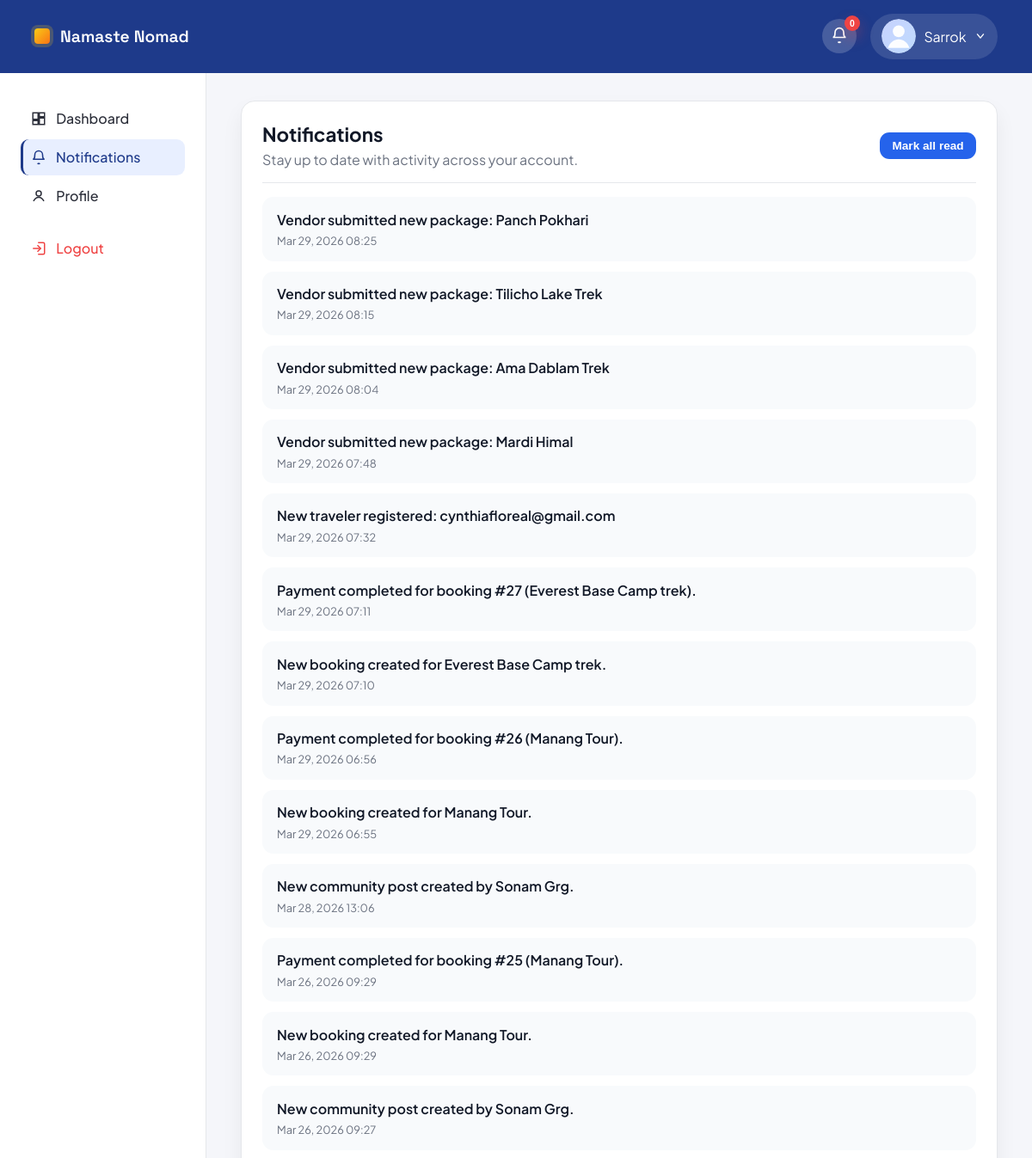
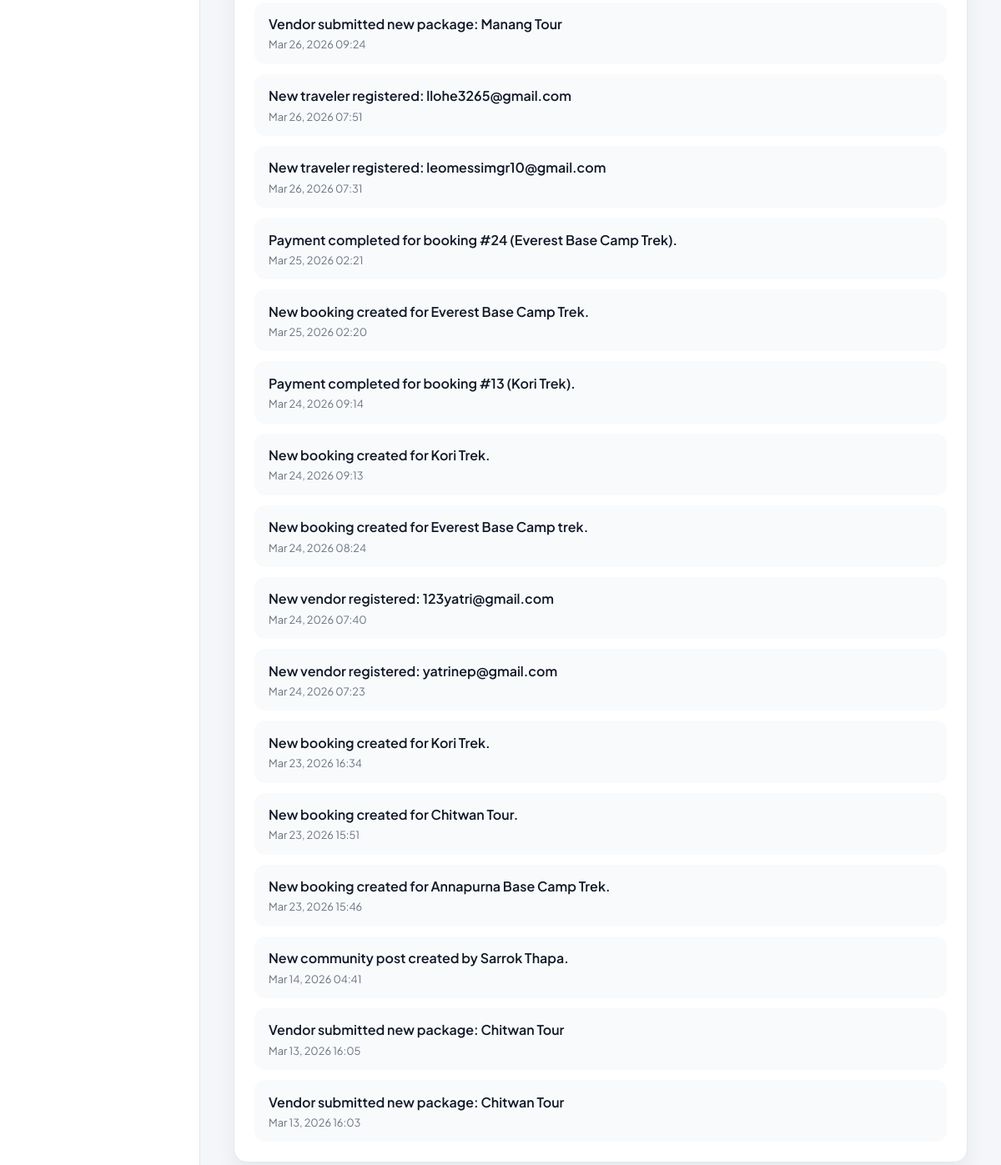
/accounts/notifications/ (signed in), run on the app's committed database (2 pictures, top to bottom).
### accounts/models.py (models this page shows, shortened)
class User(AbstractUser):
    USER_TYPE_CHOICES = (
        ('vendor', 'Vendor'),
        ('traveler', 'Traveler'),
        ('admin', 'Admin'),
    )
    user_type = models.CharField(max_length=10, choices=USER_TYPE_CHOICES)
    phone = models.CharField(max_length=20, blank=True, null=True)
    is_verified = models.BooleanField(default=False)
    wants_promotions = models.BooleanField(default=False)

class Notification(models.Model):
    TYPE_BOOKING = 'booking'
    TYPE_COMMUNITY_POST = 'community_post'
    TYPE_LIKE = 'like'
    TYPE_COMMENT = 'comment'
    TYPE_VENDOR_APPROVAL = 'vendor_approval'
    TYPE_ADMIN_MESSAGE = 'admin_message'
    TYPE_PACKAGE_APPROVED = 'package_approved'
    TYPE_SUPPORT_MESSAGE = 'support_message'
    TYPE_PACKAGE_SUBMISSION = 'package_submission'
    TYPE_USER_REGISTRATION = 'user_registration'
    TYPE_PROMOTION = 'promotion'
    TYPE_CHOICES = (
        (TYPE_BOOKING, 'Booking'),
        (TYPE_COMMUNITY_POST, 'Community Post'),
        (TYPE_LIKE, 'Like'),
        (TYPE_COMMENT, 'Comment'),
        (TYPE_VENDOR_APPROVAL, 'Vendor Approval'),
        (TYPE_ADMIN_MESSAGE, 'Admin Message'),
        (TYPE_PACKAGE_APPROVED, 'Package Approved'),
        (TYPE_SUPPORT_MESSAGE, 'Support Message'),
        (TYPE_PACKAGE_SUBMISSION, 'Package Submission'),
        (TYPE_USER_REGISTRATION, 'User Registration'),
        (TYPE_PROMOTION, 'Promotion'),
    )
    user = models.ForeignKey(
        settings.AUTH_USER_MODEL,
        on_delete=models.CASCADE,
        related_name='notifications',
    )
    message = models.TextField()
    type = models.CharField(max_length=40, choices=TYPE_CHOICES)
    related_object_id = models.PositiveIntegerField(null=True, blank=True)
    is_read = models.BooleanField(default=False)
    created_at = models.DateTimeField(auto_now_add=True)
    class Meta:
        ordering = ('-created_at',)

### accounts/views/vendor/vendor_dashboard.py (the view, shortened to what this page needs)
# urls.py: path('notifications/', notifications_list, name='notifications_list'),
@never_cache
@login_required(login_url='account_login_choice')
def notifications_list(request):
    notifications = Notification.objects.filter(user=request.user).order_by('-created_at')[:50]
    unread_count = Notification.objects.filter(user=request.user, is_read=False).count()
    for notification in notifications:
        notification.link = notification_link(notification)
    if getattr(request.user, 'user_type', '') == 'admin':
        admin_profile = _get_admin_profile(request.user)
        return render(request, 'accounts/admin_notifications.html', {
            'admin_profile': admin_profile,
            'notifications': notifications,
            'unread_count': unread_count,
            'active_page': 'notifications',
        })

### accounts/context_processors.py (called while the page is built)
def _safe_related(instance, relation_name):
    try:
        return getattr(instance, relation_name)
    except ObjectDoesNotExist:
        return None

def _display_name(user):
    full_name = user.get_full_name().strip()
    return full_name or user.username or user.email or 'Account'

def _avatar_url(user, user_type):
    if user_type == 'traveler':
        profile = _safe_related(user, 'traveler_profile')
        if profile and profile.avatar:
            return profile.avatar.url
    elif user_type == 'vendor':
        profile = _safe_related(user, 'vendor_profile')
        if profile and profile.logo:
            return profile.logo.url
    elif user_type == 'admin':
        profile = _safe_related(user, 'admin_profile')
        if profile and profile.avatar:
            return profile.avatar.url
    return ''

def _dashboard_url(user_type):
    if user_type == 'traveler':
        return reverse('traveler_home')
    if user_type == 'vendor':
        return reverse('vendor_dashboard')
    if user_type == 'admin':
        return reverse('admin_dashboard')
    return reverse('home')

def _profile_url(user_type):
    if user_type == 'traveler':
        return reverse('traveler_profile')
    if user_type == 'vendor':
        return reverse('vendor_profile')
    if user_type == 'admin':
        return reverse('admin_profile')
    return reverse('home')

def _settings_url(user_type):
    if user_type == 'traveler':
        return reverse('traveler_profile')
    if user_type == 'vendor':
        return reverse('vendor_settings')
    if user_type == 'admin':
        return reverse('admin_profile')
    return reverse('home')

def _navbar_context(user):
    user_type = getattr(user, 'user_type', '')
    return {
        'nav_user_type': user_type,
        'nav_display_name': _display_name(user),
        'nav_avatar_url': _avatar_url(user, user_type),
        'nav_dashboard_url': _dashboard_url(user_type),
        'nav_profile_url': _profile_url(user_type),
        'nav_settings_url': _settings_url(user_type),
    }

### accounts/views/common.py (called while the page is built)
def _get_admin_profile(user):
    try:
        return user.admin_profile
    except AdminProfile.DoesNotExist:
        return None

### accounts/templates/accounts/admin_notifications.html (shortened to what this page needs)
{% load static %}
<!DOCTYPE html>
<html lang="en">
<head>
    <link rel="stylesheet" href="{% static 'css/vendor_dashboard.css' %}?v=20260226b">
    <link rel="stylesheet" href="{% static 'css/admin_dashboard.css' %}?v=20260226b">
    <link rel="stylesheet" href="{% static 'css/notifications.css' %}?v=20260313a">
    <link rel="stylesheet" href="{% static 'css/notifications_page.css' %}?v=20260313a">
</head>
<body class="admin-dashboard">
    <header class="topbar admin-topbar">
        <a class="brand" href="{% url 'home' %}">
            <span class="brand-mark"></span>
            <span class="brand-name">Namaste Nomad</span>
        </a>
        <div class="topbar-actions">
            {% include "accounts/includes/notification_bell.html" %}
            <div class="admin-user">
                <div class="avatar topbar-avatar">
                    {% if admin_profile and admin_profile.avatar %}
                        <img class="topbar-avatar-image" src="{{ admin_profile.avatar.url }}" alt="Admin avatar">
                    {% else %}
                        <img class="topbar-avatar-image" src="{% static 'images/default-avatar.svg' %}" alt="Default admin avatar">
                    {% endif %}
                </div>
                <span>{{ request.user.first_name|default:"Admin" }}</span>
                <svg width="14" height="14" viewBox="0 0 20 20" fill="none" aria-hidden="true">
                    <path d="M5 7l5 6 5-6" stroke="currentColor" stroke-width="2" stroke-linecap="round" stroke-linejoin="round"/>
                </svg>
            </div>
        </div>
    </header>
    <div class="dashboard-shell admin-shell">
        <aside class="sidebar admin-sidebar">
            <nav class="sidebar-nav">
                <a class="nav-item" href="{% url 'admin_dashboard' %}">
                    <span class="nav-icon">
                        <svg viewBox="0 0 24 24" fill="none" stroke="currentColor" stroke-width="2">
                            <path d="M3 13h8V3H3v10zM13 21h8V11h-8v10zM13 3h8v6h-8V3zM3 21h8v-6H3v6z"/>
                        </svg>
                    </span>
                    Dashboard
                </a>
                <a class="nav-item {% if active_page == 'notifications' %}active{% endif %}" href="{% url 'notifications_list' %}">
                    <span class="nav-icon">
                        <svg viewBox="0 0 24 24" fill="none" stroke="currentColor" stroke-width="2">
                            <path d="M18 8a6 6 0 1 0-12 0c0 7-3 7-3 7h18s-3 0-3-7"/>
                            <path d="M13.73 21a2 2 0 0 1-3.46 0"/>
                        </svg>
                    </span>
                    Notifications
                </a>
                <a class="nav-item" href="{% url 'admin_profile' %}">
                    <span class="nav-icon">
                        <svg viewBox="0 0 24 24" fill="none" stroke="currentColor" stroke-width="2">
                            <circle cx="12" cy="8" r="4"/>
                            <path d="M4 20c2-4 6-6 8-6s6 2 8 6"/>
                        </svg>
                    </span>
                    Profile
                </a>
                <a class="nav-item logout" href="{% url 'logout' %}">
                    <span class="nav-icon">
                        <svg viewBox="0 0 24 24" fill="none" stroke="currentColor" stroke-width="2">
                            <path d="M10 17l5-5-5-5"/>
                            <path d="M15 12H3"/>
                            <path d="M11 3h8a2 2 0 0 1 2 2v14a2 2 0 0 1-2 2h-8"/>
                        </svg>
                    </span>
                    Logout
                </a>
            </nav>
        </aside>
        <main class="dashboard-main admin-main">
            {% include "accounts/includes/notifications_list.html" %}
        </main>
    </div>
</body>
</html>

### accounts/templates/accounts/includes/notifications_list.html (shortened to what this page needs)
<section class="notifications-page">
    <div class="notifications-page__header">
        <div>
            <h1>Notifications</h1>
            <p>Stay up to date with activity across your account.</p>
        </div>
        <form method="post" action="{% url 'notifications_mark_read' %}" class="notifications-page__actions">
            <button type="submit" class="notifications-page__button">Mark all read</button>
        </form>
    </div>
    <div class="notifications-page__list">
        {% if notifications %}
            {% for notification in notifications %}
                <a class="notifications-page__item{% if not notification.is_read %} unread{% endif %}" href="{{ notification.link }}">
                    <div class="notifications-page__message">{{ notification.message }}</div>
                    <div class="notifications-page__meta">{{ notification.created_at|date:"M d, Y H:i" }}</div>
                </a>
            {% endfor %}
        {% else %}
            <div class="notifications-page__empty">No notifications yet.</div>
        {% endif %}
    </div>
</section>

### static/css/admin_dashboard.css (style rules this page uses)
.admin-dashboard { background: #f5f6fa; color: #111827; }
.admin-topbar { background: #1e3a8a; color: #fff; box-shadow: none; }
.admin-topbar .brand-name { color: #fff; }
.admin-user { display: flex; align-items: center; gap: 0.6rem; background: rgba(255, 255, 255, 0.12); padding: 0.4rem 0.8rem; border-radius: 999px; }
.admin-shell { grid-template-columns: 240px 1fr; background: #f5f6fa; }
.admin-sidebar { background: #fff; border-right: 1px solid #e5e7eb; }
.admin-sidebar .sidebar-nav { gap: 0.2rem; }
.admin-sidebar .nav-item { border-radius: 0.6rem; font-weight: 500; gap: 0.7rem; }
.admin-sidebar .nav-item.active { background: #e8efff; color: #1e3a8a; border-left: 3px solid #1e3a8a; padding-left: 0.55rem; }
.admin-sidebar .nav-icon { width: 18px; height: 18px; display: inline-flex; align-items: center; justify-content: center; }
.admin-sidebar .nav-icon svg { width: 18px; height: 18px; }
.admin-main { padding: 2rem 2.5rem 3rem; }

### static/css/notifications_page.css (style rules this page uses)
.notifications-page { background: #fff; border: 1px solid #e5e7eb; border-radius: 1rem; padding: 1.5rem; box-shadow: 0 12px 24px rgba(15, 23, 42, 0.06); }
.notifications-page__header { display: flex; align-items: center; justify-content: space-between; gap: 1rem; border-bottom: 1px solid #e5e7eb; padding-bottom: 1rem; margin-bottom: 1rem; }
.notifications-page__header h1 { font-size: 1.4rem; font-weight: 700; }
.notifications-page__header p { margin-top: 0.35rem; color: #6b7280; }
.notifications-page__actions { margin: 0; }
.notifications-page__button { border: none; background: #2563eb; color: #fff; padding: 0.5rem 0.9rem; border-radius: 0.7rem; font-size: 0.85rem; font-weight: 600; cursor: pointer; }
.notifications-page__list { display: flex; flex-direction: column; gap: 0.75rem; }
.notifications-page__item { display: block; padding: 0.9rem 1rem; border-radius: 0.8rem; background: #f8fafc; color: #111827; text-decoration: none; border: 1px solid transparent; transition: border 0.2s ease, box-shadow 0.2s ease; }
.notifications-page__message { font-weight: 600; }
.notifications-page__meta { margin-top: 0.4rem; font-size: 0.8rem; color: #6b7280; }

### data on the page
User: user.first_name "Sarrok"
Notification: message "Vendor submitted new package: Panch Pokhari", created_at "Mar 29, 2026 08:25"
Notification: message "Vendor submitted new package: Tilicho Lake Trek", created_at "Mar 29, 2026 08:15"
Notification: message "Vendor submitted new package: Ama Dablam Trek", created_at "Mar 29, 2026 08:04"
Notification: message "Vendor submitted new package: Mardi Himal", created_at "Mar 29, 2026 07:48"
Notification: message "New traveler registered: cynthiafloreal@gmail.com", created_at "Mar 29, 2026 07:32"
Notification: message "Payment completed for booking #27 (Everest Base Camp trek).", created_at "Mar 29, 2026 07:11"
Notification: message "New booking created for Everest Base Camp trek.", created_at "Mar 29, 2026 07:10"
Notification: message "Payment completed for booking #26 (Manang Tour).", created_at "Mar 29, 2026 06:56"
Notification: message "New booking created for Manang Tour.", created_at "Mar 29, 2026 06:55"
Notification: message "New community post created by Sonam Grg.", created_at "Mar 28, 2026 13:06"
Notification: message "Payment completed for booking #25 (Manang Tour).", created_at "Mar 26, 2026 09:29"
Notification: message "New booking created for Manang Tour.", created_at "Mar 26, 2026 09:29"
Notification: message "New community post created by Sonam Grg.", created_at "Mar 26, 2026 09:27"
Notification: message "Vendor submitted new package: Manang Tour", created_at "Mar 26, 2026 09:24"
Notification: message "New traveler registered: llohe3265@gmail.com", created_at "Mar 26, 2026 07:51"
Notification: message "New traveler registered: leomessimgr10@gmail.com", created_at "Mar 26, 2026 07:31"
Notification: message "Payment completed for booking #24 (Everest Base Camp Trek).", created_at "Mar 25, 2026 02:21"
Notification: message "New booking created for Everest Base Camp Trek.", created_at "Mar 25, 2026 02:20"
Notification: message "Payment completed for booking #13 (Kori Trek).", created_at "Mar 24, 2026 09:14"
Notification: message "New booking created for Kori Trek.", created_at "Mar 24, 2026 09:13"
Notification: message "New booking created for Everest Base Camp trek.", created_at "Mar 24, 2026 08:24"
Notification: message "New vendor registered: 123yatri@gmail.com", created_at "Mar 24, 2026 07:40"
Notification: message "New vendor registered: yatrinep@gmail.com", created_at "Mar 24, 2026 07:23"
Notification: message "New booking created for Kori Trek.", created_at "Mar 23, 2026 16:34"
Notification: message "New booking created for Chitwan Tour.", created_at "Mar 23, 2026 15:51"
Notification: message "New booking created for Annapurna Base Camp Trek.", created_at "Mar 23, 2026 15:46"
Notification: message "New community post created by Sarrok Thapa.", created_at "Mar 14, 2026 04:41"
Notification: message "Vendor submitted new package: Chitwan Tour", created_at "Mar 13, 2026 16:05"
Notification: message "Vendor submitted new package: Chitwan Tour", created_at "Mar 13, 2026 16:03"

### other printed values
{{ notifications_unread_count|default:0 }} "0"
